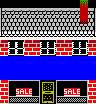

The image is a tile-based game level rendered from a .tmx file. Its description and complete source (layers, tilesets, objects, tile grids) follow:
An orthogonal 12x13 tile map with 8x8 px tiles, 1 tile layer (shop-2).

<map version="1.8" tiledversion="1.8.4" orientation="orthogonal" renderorder="right-down" width="12" height="13" tilewidth="8" tileheight="8" infinite="0" nextlayerid="2" nextobjectid="1">
 <tileset firstgid="1" source="../tileset/tileset.tsx" />
 <layer id="1" name="shop-2" width="12" height="13">
  <data encoding="csv">
1,1,1,1,1,1,1,1,1,1,26,1,
33,31,31,31,31,31,31,31,31,31,3,32,
30,28,28,28,28,28,28,28,28,28,61,29,
30,28,28,28,28,28,28,28,28,28,28,29,
64,62,62,62,62,62,62,62,62,62,62,63,
21,242,242,21,21,242,243,21,21,242,243,21,
20,244,244,20,20,244,245,20,20,244,245,20,
10,10,10,10,10,10,10,10,10,10,10,10,
10,10,10,10,10,10,10,10,10,10,10,10,
10,10,10,10,10,10,10,10,10,10,10,10,
20,122,123,123,124,125,126,122,123,123,124,20,
20,138,52,53,140,141,142,138,52,53,140,20,
20,154,155,155,156,157,158,154,155,155,156,20
</data>
 </layer>
</map>